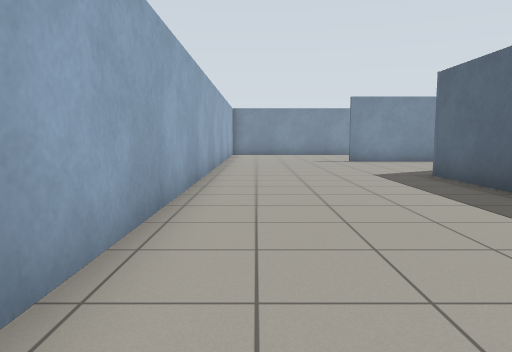
view 1 (above)

24 first-person views from a walk through a Gazebo world. The camera is 0.94 m above the floor, tilts 6° down and sees 70° across. The floor is counted in squares, 1 m on a side. Each view is taken from the middle of a square. On the plan, view 1 faces up. The plan holds only what a view shows up to about 13 squares ahead; the rest is blank.

view 2
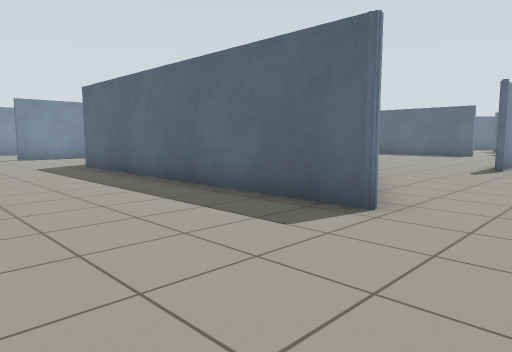

view 3
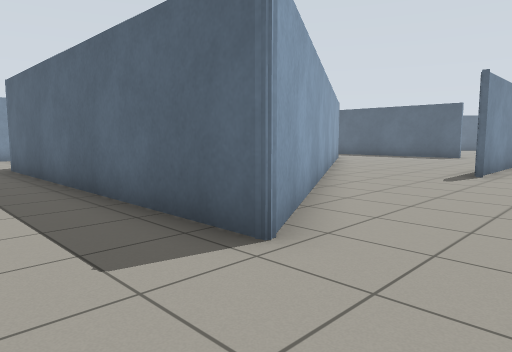

view 4
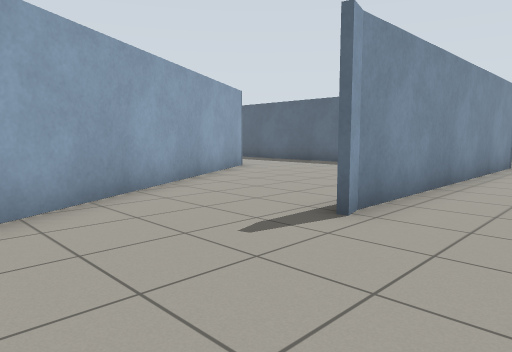

view 5
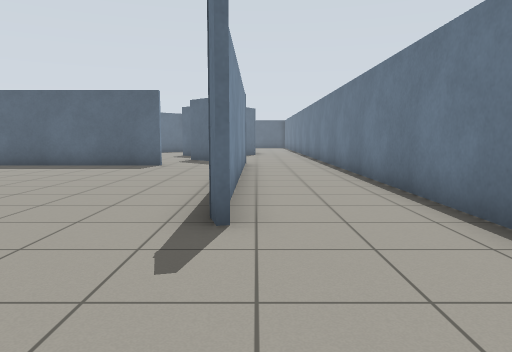

view 6
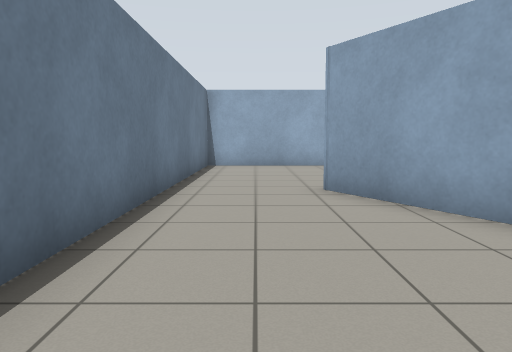

view 7
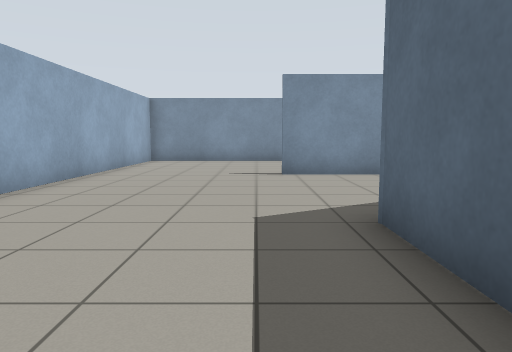

view 8
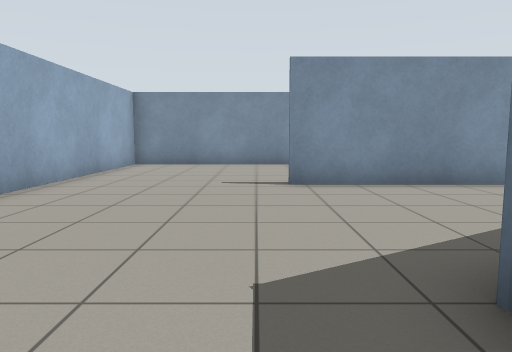

view 9
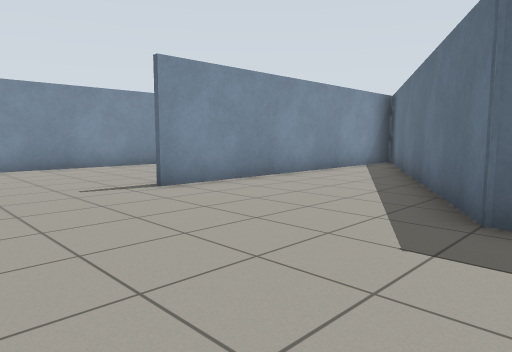

view 10
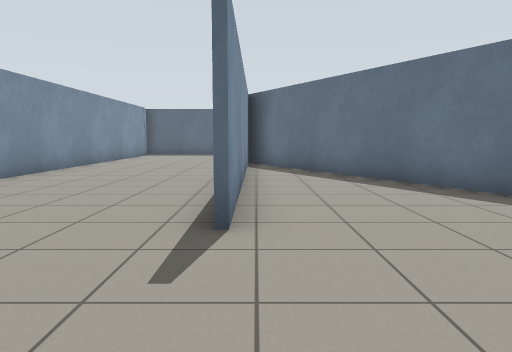

view 11
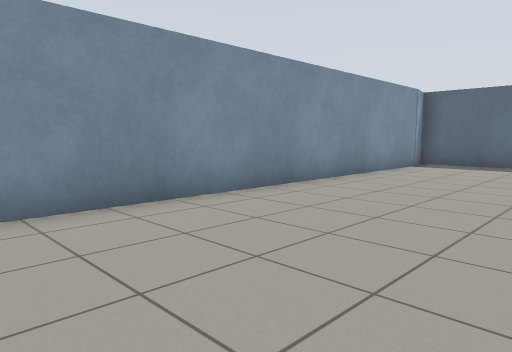

view 12
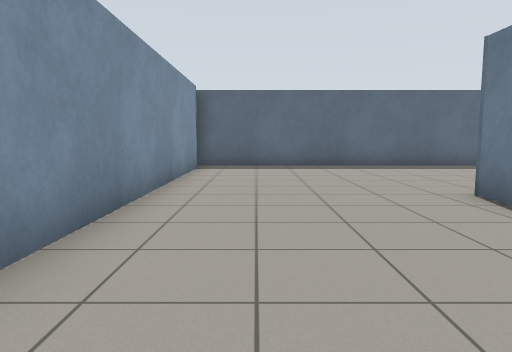

view 13
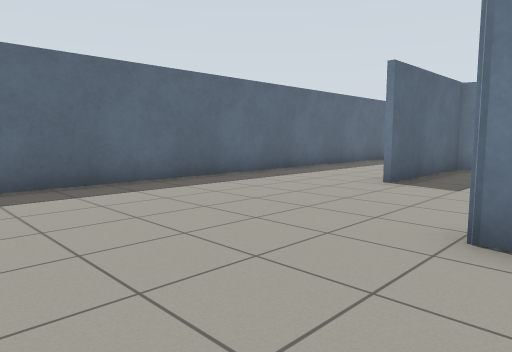

view 14
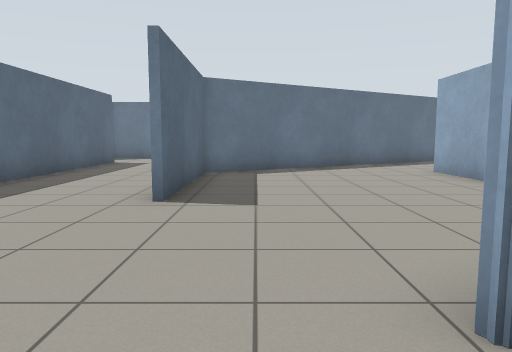

view 15
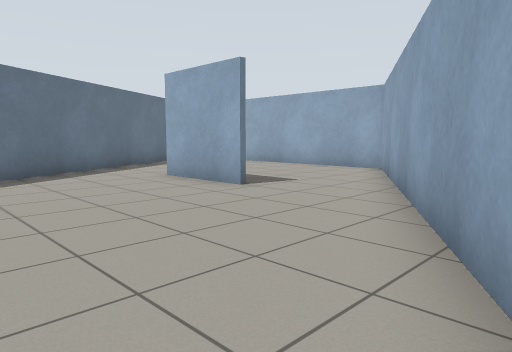

view 16
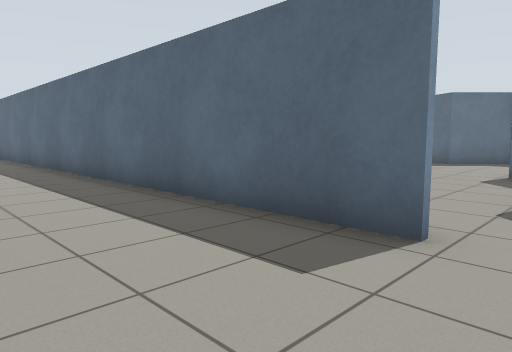

view 17
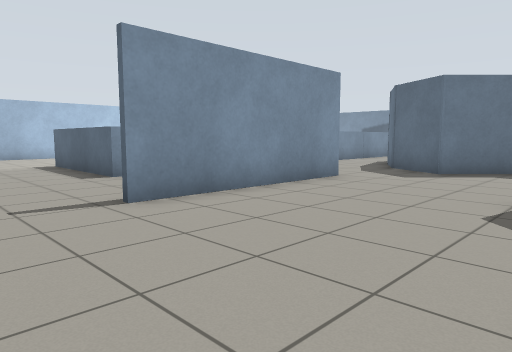

view 18
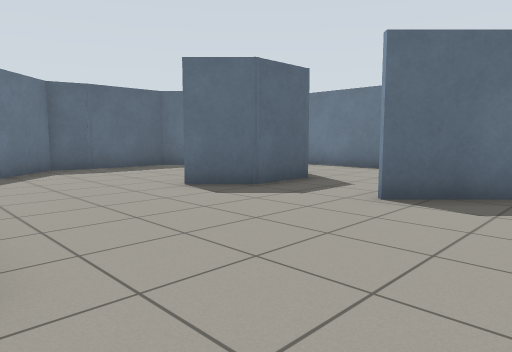

view 19
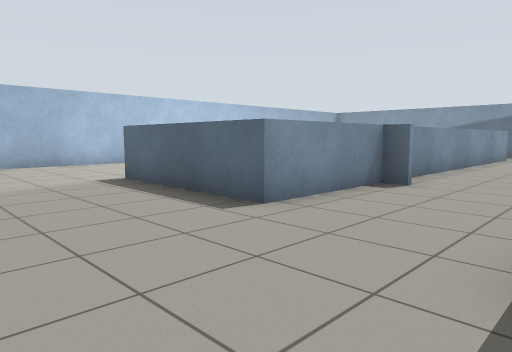

view 20
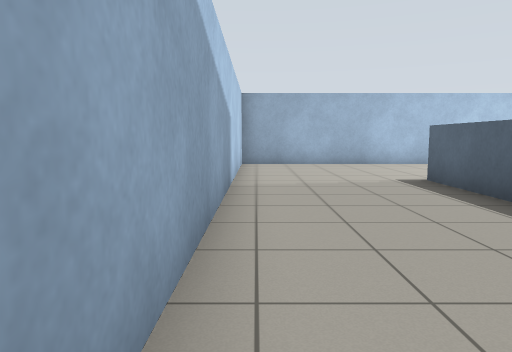

view 21
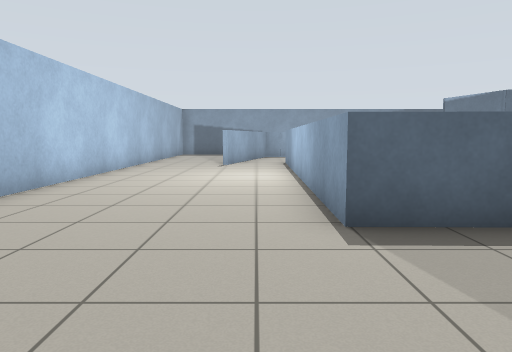

view 22
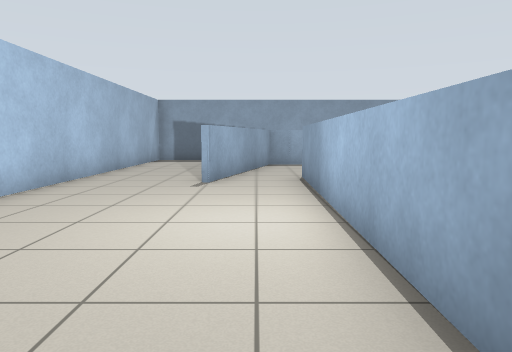

view 23
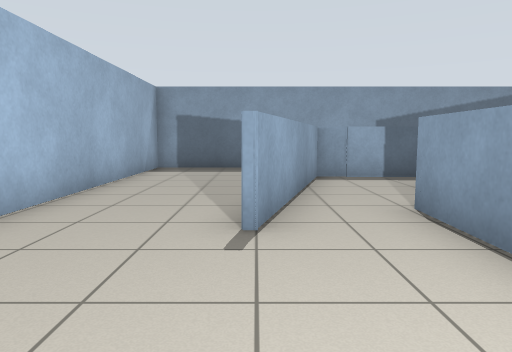

view 24
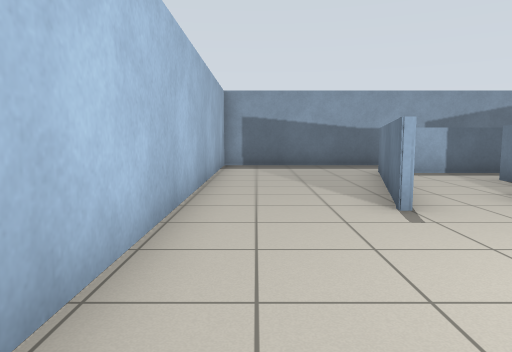

### Floor plan
Ten units are one square. View 1 is at (0, 0); x grows to the right and y downward. Boxes are objects, and circles mark ways between rooms. Rooms are numbered by the first view taken in them; rooms with no view inside come last. Other rooms are left out.
<svg viewBox="-18 -206 437 247">
<path fill="none" stroke="#000" d="M101 -86 101 -57M103 -28 164 -63 164 -108M165 -62 44 8 44 -90 132 -141M128 -137 68 -103M131 -143 36 -143M130 -144 140 -144M118 6 124 4M123 6 119 7M203 -21 203 -200 191 -198M116 36 211 36M214 6 122 6M194 -198 -13 -198 -13 36 89 36M262 36 290 36M282 -99 282 -105 247 -106 248 -151 349 -149M289 -70 232 -70M321 -27 324 -38 310 -53M336 -172 389 -157M262 0 262 -18 273 -29M221 -3 236 -18M316 2 322 -3 322 -29M205 -197 205 -76M388 -155 336 -170M414 -99 414 -201 205 -201"/>
<circle cx="200" cy="-15" r="3" fill="#2a7"/>
<circle cx="245" cy="-5" r="3" fill="#2a7"/>
<text x="110" y="-80">1</text>
<text x="270" y="-100">2</text>
</svg>
Room 1 opens to room 2.

Where each view was taken, in squares from view 1:
view 1: 0 up, 0 right, facing up
view 2: 3 down, 0 right, facing up-right
view 3: 3 down, 2 right, facing up-right
view 4: 3 down, 8 right, facing up-right
view 5: 1 down, 8 right, facing right
view 6: 2 down, 11 right, facing left
view 7: 5 up, 3 right, facing up
view 8: 7 up, 3 right, facing up
view 9: 8 up, 0 right, facing up-right
view 10: 14 up, 0 right, facing right
view 11: 15 up, 7 right, facing up-right
view 12: 18 up, 8 right, facing right
view 13: 18 up, 13 right, facing down-right
view 14: 16 up, 15 right, facing down
view 15: 14 up, 15 right, facing down-left
view 16: 1 up, 17 right, facing up-right
view 17: 2 up, 21 right, facing up-right
view 18: 7 up, 21 right, facing down-right
view 19: 7 up, 21 right, facing up-right
view 20: 7 up, 21 right, facing up
view 21: 16 up, 21 right, facing right
view 22: 16 up, 26 right, facing right
view 23: 17 up, 30 right, facing right
view 24: 19 up, 29 right, facing right
